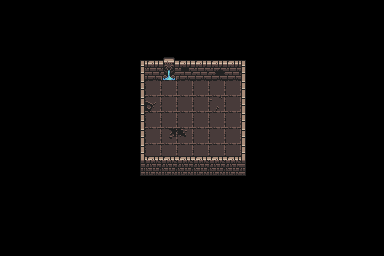

This is a level from a 2D game, rendered from its Tiled map with the project's own tilesets. A one-line summary and the map file follow, with tile-layer data summarised:
An orthogonal 24x16 tile map with 16x16 px tiles, 3 tile layers (floor, wall, above), 2 tilesets.

<map version="1.2" tiledversion="1.2.1" orientation="orthogonal" renderorder="right-down" width="24" height="16" tilewidth="16" tileheight="16" infinite="0" nextlayerid="8" nextobjectid="1">
 <tileset firstgid="1" name="spritesheet" tilewidth="16" tileheight="16" tilecount="1024" columns="32">
  <tileoffset x="1" y="0" />
  <image source="tiles.png" trans="446e94" width="512" height="512" />
  <tile id="0">
   <properties>
    <property name="collides" type="bool" value="false" />
   </properties>
  </tile>
  <tile id="1">
   <properties>
    <property name="collides" type="bool" value="false" />
   </properties>
  </tile>
  <tile id="2">
   <properties>
    <property name="collides" type="bool" value="false" />
   </properties>
  </tile>
  <tile id="3">
   <properties>
    <property name="collides" type="bool" value="false" />
   </properties>
  </tile>
  <tile id="4">
   <properties>
    <property name="collides" type="bool" value="false" />
   </properties>
  </tile>
  <tile id="5">
   <properties>
    <property name="collides" type="bool" value="false" />
   </properties>
  </tile>
  <tile id="6">
   <properties>
    <property name="collides" type="bool" value="false" />
   </properties>
  </tile>
  <tile id="32">
   <properties>
    <property name="collides" type="bool" value="false" />
   </properties>
  </tile>
  <tile id="33">
   <properties>
    <property name="collides" type="bool" value="true" />
   </properties>
  </tile>
  <tile id="34">
   <properties>
    <property name="collides" type="bool" value="true" />
   </properties>
  </tile>
  <tile id="35">
   <properties>
    <property name="collides" type="bool" value="true" />
   </properties>
  </tile>
  <tile id="36">
   <properties>
    <property name="collides" type="bool" value="true" />
   </properties>
  </tile>
  <tile id="37">
   <properties>
    <property name="collides" type="bool" value="true" />
   </properties>
  </tile>
  <tile id="38">
   <properties>
    <property name="collides" type="bool" value="true" />
   </properties>
  </tile>
  <tile id="64">
   <properties>
    <property name="collides" type="bool" value="false" />
   </properties>
  </tile>
  <tile id="65">
   <properties>
    <property name="collides" type="bool" value="true" />
   </properties>
  </tile>
  <tile id="66">
   <properties>
    <property name="collides" type="bool" value="true" />
   </properties>
  </tile>
  <tile id="67">
   <properties>
    <property name="collides" type="bool" value="true" />
   </properties>
  </tile>
  <tile id="68">
   <properties>
    <property name="collides" type="bool" value="true" />
   </properties>
  </tile>
  <tile id="69">
   <properties>
    <property name="collides" type="bool" value="true" />
   </properties>
  </tile>
  <tile id="70">
   <properties>
    <property name="collides" type="bool" value="true" />
   </properties>
  </tile>
  <tile id="96">
   <properties>
    <property name="collides" type="bool" value="false" />
   </properties>
  </tile>
  <tile id="97">
   <properties>
    <property name="collides" type="bool" value="true" />
   </properties>
  </tile>
  <tile id="98">
   <properties>
    <property name="collides" type="bool" value="true" />
   </properties>
  </tile>
  <tile id="99">
   <properties>
    <property name="collides" type="bool" value="true" />
   </properties>
  </tile>
  <tile id="100">
   <properties>
    <property name="collides" type="bool" value="true" />
   </properties>
  </tile>
  <tile id="101">
   <properties>
    <property name="collides" type="bool" value="true" />
   </properties>
  </tile>
  <tile id="102">
   <properties>
    <property name="collides" type="bool" value="true" />
   </properties>
  </tile>
  <tile id="128">
   <properties>
    <property name="collides" type="bool" value="false" />
   </properties>
  </tile>
  <tile id="129">
   <properties>
    <property name="collides" type="bool" value="false" />
   </properties>
  </tile>
  <tile id="130">
   <properties>
    <property name="collides" type="bool" value="false" />
   </properties>
  </tile>
  <tile id="131">
   <properties>
    <property name="collides" type="bool" value="false" />
   </properties>
  </tile>
  <tile id="132">
   <properties>
    <property name="collides" type="bool" value="false" />
   </properties>
  </tile>
  <tile id="133">
   <properties>
    <property name="collides" type="bool" value="false" />
   </properties>
  </tile>
  <tile id="134">
   <properties>
    <property name="collides" type="bool" value="false" />
   </properties>
  </tile>
  <tile id="160">
   <properties>
    <property name="collides" type="bool" value="false" />
   </properties>
  </tile>
  <tile id="161">
   <properties>
    <property name="collides" type="bool" value="false" />
   </properties>
  </tile>
  <tile id="162">
   <properties>
    <property name="collides" type="bool" value="false" />
   </properties>
  </tile>
  <tile id="163">
   <properties>
    <property name="collides" type="bool" value="false" />
   </properties>
  </tile>
  <tile id="164">
   <properties>
    <property name="collides" type="bool" value="false" />
   </properties>
  </tile>
  <tile id="165">
   <properties>
    <property name="collides" type="bool" value="false" />
   </properties>
  </tile>
  <tile id="166">
   <properties>
    <property name="collides" type="bool" value="false" />
   </properties>
  </tile>
  <tile id="192">
   <properties>
    <property name="collides" type="bool" value="false" />
   </properties>
  </tile>
  <tile id="193">
   <properties>
    <property name="collides" type="bool" value="false" />
   </properties>
  </tile>
  <tile id="194">
   <properties>
    <property name="collides" type="bool" value="false" />
   </properties>
  </tile>
  <tile id="195">
   <properties>
    <property name="collides" type="bool" value="false" />
   </properties>
  </tile>
  <tile id="196">
   <properties>
    <property name="collides" type="bool" value="false" />
   </properties>
  </tile>
  <tile id="197">
   <properties>
    <property name="collides" type="bool" value="false" />
   </properties>
  </tile>
  <tile id="198">
   <properties>
    <property name="collides" type="bool" value="false" />
   </properties>
  </tile>
  <tile id="224">
   <properties>
    <property name="collides" type="bool" value="false" />
   </properties>
  </tile>
  <tile id="225">
   <properties>
    <property name="collides" type="bool" value="false" />
   </properties>
  </tile>
  <tile id="226">
   <properties>
    <property name="collides" type="bool" value="false" />
   </properties>
  </tile>
  <tile id="227">
   <properties>
    <property name="collides" type="bool" value="false" />
   </properties>
  </tile>
  <tile id="228">
   <properties>
    <property name="collides" type="bool" value="false" />
   </properties>
  </tile>
  <tile id="229">
   <properties>
    <property name="collides" type="bool" value="false" />
   </properties>
  </tile>
  <tile id="230">
   <properties>
    <property name="collides" type="bool" value="false" />
   </properties>
  </tile>
  <tile id="256">
   <properties>
    <property name="collides" type="bool" value="true" />
   </properties>
  </tile>
  <tile id="257">
   <properties>
    <property name="collides" type="bool" value="true" />
   </properties>
  </tile>
  <tile id="258">
   <properties>
    <property name="collides" type="bool" value="true" />
   </properties>
  </tile>
  <tile id="259">
   <properties>
    <property name="collides" type="bool" value="true" />
   </properties>
  </tile>
  <tile id="260">
   <properties>
    <property name="collides" type="bool" value="false" />
   </properties>
  </tile>
  <tile id="261">
   <properties>
    <property name="collides" type="bool" value="false" />
   </properties>
  </tile>
  <tile id="262">
   <properties>
    <property name="collides" type="bool" value="false" />
   </properties>
  </tile>
  <tile id="288">
   <properties>
    <property name="collides" type="bool" value="false" />
   </properties>
  </tile>
  <tile id="289">
   <properties>
    <property name="collides" type="bool" value="false" />
   </properties>
  </tile>
  <tile id="290">
   <properties>
    <property name="collides" type="bool" value="false" />
   </properties>
  </tile>
  <tile id="291">
   <properties>
    <property name="collides" type="bool" value="false" />
   </properties>
  </tile>
  <tile id="292">
   <properties>
    <property name="collides" type="bool" value="false" />
   </properties>
  </tile>
  <tile id="293">
   <properties>
    <property name="collides" type="bool" value="false" />
   </properties>
  </tile>
  <tile id="294">
   <properties>
    <property name="collides" type="bool" value="false" />
   </properties>
  </tile>
  <tile id="320">
   <properties>
    <property name="collides" type="bool" value="false" />
   </properties>
  </tile>
  <tile id="321">
   <properties>
    <property name="collides" type="bool" value="false" />
   </properties>
  </tile>
  <tile id="322">
   <properties>
    <property name="collides" type="bool" value="false" />
   </properties>
  </tile>
  <tile id="323">
   <properties>
    <property name="collides" type="bool" value="false" />
   </properties>
  </tile>
  <tile id="324">
   <properties>
    <property name="collides" type="bool" value="false" />
   </properties>
  </tile>
  <tile id="325">
   <properties>
    <property name="collides" type="bool" value="false" />
   </properties>
  </tile>
  <tile id="326">
   <properties>
    <property name="collides" type="bool" value="false" />
   </properties>
  </tile>
  <tile id="352">
   <properties>
    <property name="collides" type="bool" value="false" />
   </properties>
  </tile>
  <tile id="353">
   <properties>
    <property name="collides" type="bool" value="false" />
   </properties>
  </tile>
  <tile id="354">
   <properties>
    <property name="collides" type="bool" value="false" />
   </properties>
  </tile>
  <tile id="355">
   <properties>
    <property name="collides" type="bool" value="false" />
   </properties>
  </tile>
  <tile id="356">
   <properties>
    <property name="collides" type="bool" value="false" />
   </properties>
  </tile>
  <tile id="357">
   <properties>
    <property name="collides" type="bool" value="false" />
   </properties>
  </tile>
  <tile id="358">
   <properties>
    <property name="collides" type="bool" value="false" />
   </properties>
  </tile>
  <tile id="384">
   <properties>
    <property name="collides" type="bool" value="false" />
   </properties>
  </tile>
  <tile id="385">
   <properties>
    <property name="collides" type="bool" value="false" />
   </properties>
  </tile>
  <tile id="386">
   <properties>
    <property name="collides" type="bool" value="false" />
   </properties>
  </tile>
  <tile id="387">
   <properties>
    <property name="collides" type="bool" value="false" />
   </properties>
  </tile>
  <tile id="388">
   <properties>
    <property name="collides" type="bool" value="false" />
   </properties>
  </tile>
  <tile id="389">
   <properties>
    <property name="collides" type="bool" value="false" />
   </properties>
  </tile>
  <tile id="390">
   <properties>
    <property name="collides" type="bool" value="false" />
   </properties>
  </tile>
  <tile id="416">
   <properties>
    <property name="collides" type="bool" value="false" />
   </properties>
  </tile>
  <tile id="417">
   <properties>
    <property name="collides" type="bool" value="false" />
   </properties>
  </tile>
  <tile id="418">
   <properties>
    <property name="collides" type="bool" value="false" />
   </properties>
  </tile>
  <tile id="419">
   <properties>
    <property name="collides" type="bool" value="false" />
   </properties>
  </tile>
  <tile id="420">
   <properties>
    <property name="collides" type="bool" value="false" />
   </properties>
  </tile>
  <tile id="421">
   <properties>
    <property name="collides" type="bool" value="false" />
   </properties>
  </tile>
  <tile id="422">
   <properties>
    <property name="collides" type="bool" value="false" />
   </properties>
  </tile>
  <tile id="448">
   <properties>
    <property name="collides" type="bool" value="false" />
   </properties>
  </tile>
  <tile id="449">
   <properties>
    <property name="collides" type="bool" value="false" />
   </properties>
  </tile>
  <tile id="450">
   <properties>
    <property name="collides" type="bool" value="false" />
   </properties>
  </tile>
  <tile id="451">
   <properties>
    <property name="collides" type="bool" value="false" />
   </properties>
  </tile>
  <tile id="452">
   <properties>
    <property name="collides" type="bool" value="false" />
   </properties>
  </tile>
  <tile id="453">
   <properties>
    <property name="collides" type="bool" value="false" />
   </properties>
  </tile>
  <tile id="454">
   <properties>
    <property name="collides" type="bool" value="false" />
   </properties>
  </tile>
  <tile id="480">
   <properties>
    <property name="collides" type="bool" value="false" />
   </properties>
  </tile>
  <tile id="481">
   <properties>
    <property name="collides" type="bool" value="false" />
   </properties>
  </tile>
  <tile id="482">
   <properties>
    <property name="collides" type="bool" value="false" />
   </properties>
  </tile>
  <tile id="483">
   <properties>
    <property name="collides" type="bool" value="false" />
   </properties>
  </tile>
  <tile id="484">
   <properties>
    <property name="collides" type="bool" value="false" />
   </properties>
  </tile>
  <tile id="485">
   <properties>
    <property name="collides" type="bool" value="false" />
   </properties>
  </tile>
  <tile id="486">
   <properties>
    <property name="collides" type="bool" value="false" />
   </properties>
  </tile>
 </tileset>
 <tileset firstgid="1025" name="tiles" tilewidth="16" tileheight="16" tilecount="1024" columns="32">
  <image source="tiles.png" trans="446e94" width="512" height="512" />
 </tileset>
 <layer id="1" name="floor" width="24" height="16">
  <data>[384 cells, 61 non-empty, 7 distinct tile ids]</data>
 </layer>
 <layer id="2" name="wall" width="24" height="16">
  <data>[384 cells, 35 non-empty, 14 distinct tile ids]</data>
 </layer>
 <layer id="7" name="above" width="24" height="16">
  <data>[384 cells, 6 non-empty, 1 distinct tile ids]</data>
 </layer>
</map>
